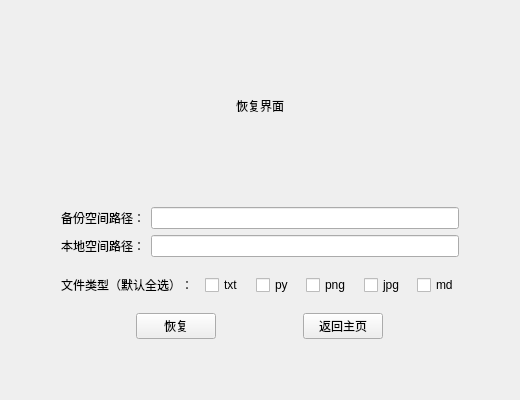
<?xml version="1.0" encoding="UTF-8"?>
<ui version="4.0">
 <class>Form</class>
 <widget class="QWidget" name="Form">
  <property name="geometry">
   <rect>
    <x>0</x>
    <y>0</y>
    <width>500</width>
    <height>400</height>
   </rect>
  </property>
  <property name="windowTitle">
   <string>Form</string>
  </property>
  <layout class="QVBoxLayout" name="verticalLayout_2">
   <item>
    <layout class="QVBoxLayout" name="verticalLayout">
     <property name="leftMargin">
      <number>50</number>
     </property>
     <property name="rightMargin">
      <number>50</number>
     </property>
     <property name="bottomMargin">
      <number>50</number>
     </property>
     <item>
      <widget class="QLabel" name="label">
       <property name="text">
        <string>恢复界面</string>
       </property>
       <property name="alignment">
        <set>Qt::AlignCenter</set>
       </property>
      </widget>
     </item>
     <item>
      <layout class="QHBoxLayout" name="horizontalLayout">
       <item>
        <widget class="QLabel" name="label_4">
         <property name="text">
          <string>备份空间路径：</string>
         </property>
        </widget>
       </item>
       <item>
        <widget class="QLineEdit" name="lineEdit1"/>
       </item>
      </layout>
     </item>
     <item>
      <layout class="QHBoxLayout" name="horizontalLayout_2">
       <item>
        <widget class="QLabel" name="label_5">
         <property name="text">
          <string>本地空间路径：</string>
         </property>
        </widget>
       </item>
       <item>
        <widget class="QLineEdit" name="lineEdit2"/>
       </item>
      </layout>
     </item>
     <item>
      <layout class="QHBoxLayout" name="horizontalLayout_3">
       <property name="spacing">
        <number>12</number>
       </property>
       <property name="topMargin">
        <number>12</number>
       </property>
       <item>
        <widget class="QLabel" name="label_2">
         <property name="text">
          <string>文件类型（默认全选）：</string>
         </property>
        </widget>
       </item>
       <item>
        <widget class="QCheckBox" name="checkBox1">
         <property name="text">
          <string>txt</string>
         </property>
        </widget>
       </item>
       <item>
        <widget class="QCheckBox" name="checkBox2">
         <property name="text">
          <string>py</string>
         </property>
        </widget>
       </item>
       <item>
        <widget class="QCheckBox" name="checkBox3">
         <property name="text">
          <string>png</string>
         </property>
        </widget>
       </item>
       <item>
        <widget class="QCheckBox" name="checkBox4">
         <property name="text">
          <string>jpg</string>
         </property>
        </widget>
       </item>
       <item>
        <widget class="QCheckBox" name="checkBox5">
         <property name="text">
          <string>md</string>
         </property>
        </widget>
       </item>
      </layout>
     </item>
     <item>
      <layout class="QHBoxLayout" name="horizontalLayout_4">
       <property name="spacing">
        <number>12</number>
       </property>
       <property name="topMargin">
        <number>12</number>
       </property>
       <item>
        <widget class="QPushButton" name="Button1">
         <property name="sizePolicy">
          <sizepolicy hsizetype="Fixed" vsizetype="Fixed">
           <horstretch>0</horstretch>
           <verstretch>0</verstretch>
          </sizepolicy>
         </property>
         <property name="text">
          <string>恢复</string>
         </property>
        </widget>
       </item>
       <item>
        <widget class="QPushButton" name="Button2">
         <property name="sizePolicy">
          <sizepolicy hsizetype="Fixed" vsizetype="Fixed">
           <horstretch>0</horstretch>
           <verstretch>0</verstretch>
          </sizepolicy>
         </property>
         <property name="text">
          <string>返回主页</string>
         </property>
        </widget>
       </item>
      </layout>
     </item>
    </layout>
   </item>
  </layout>
 </widget>
 <resources/>
 <connections/>
</ui>
